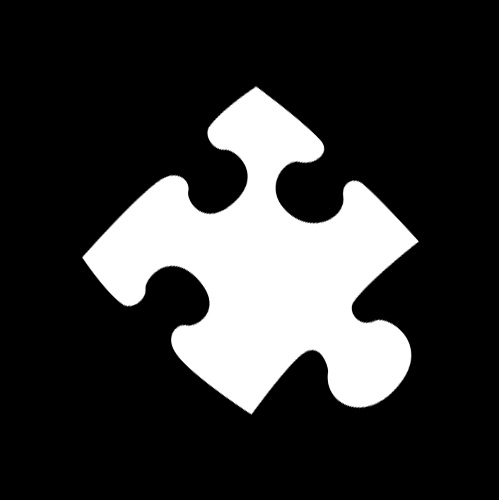
#> input picture img/puzzle.bmp, 499 x 500 px
$ python circulo.py
#> lines starting #> are read from the running program, lines starting #| are printed output that depends on the picture; after the words box and inside, x2 and y2 are one past the last pixel; in counts of white or black regions, pixels touching at a corner belong together; long printed decimals are rounded
import cv2
import numpy as np
rgb = cv2.imread('../../img/puzzle.bmp')
#> rgb is the input picture: shape (500, 499, 3); min 0, max 255, mean 53
img = cv2.imread('../../img/puzzle.bmp',0)
#> img: shape (500, 499); min 0, max 255, mean 53
ret, binary = cv2.threshold(img,127,255,cv2.THRESH_BINARY)
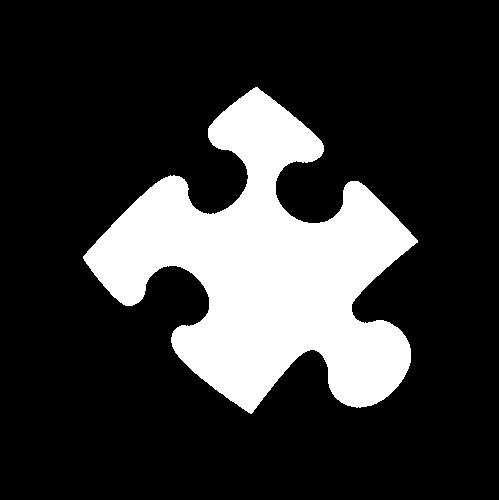
#> binary: shape (500, 499); 20.8% white; 1 white region
contornos, hierarquia = cv2.findContours(binary,cv2.RETR_TREE,cv2.CHAIN_APPROX_SIMPLE)
#> contornos = 1 contour; box (x1, y1, x2, y2) and area: (83, 87, 418, 414) 51220
objeto = contornos[0]
#> objeto = contour of 593 points, box (x1, y1, x2, y2) (83, 87, 418, 414), area 51220
# Obtendo os  vertices do retangulo
(x,y), raio = cv2.minEnclosingCircle(objeto)
#> x = 262.5; y = 266.7; raio = 179.9
#converte para int
centro = (int(x),int(y))
#> centro = (262, 266)
raio = int(raio)
#> raio = 179
# Desenhando o retangulo na imagem (imagem,vertice p1, vertice oposto, cor BGR, expessura)
cv2.circle(rgb,centro,raio,(0,255,0),2)
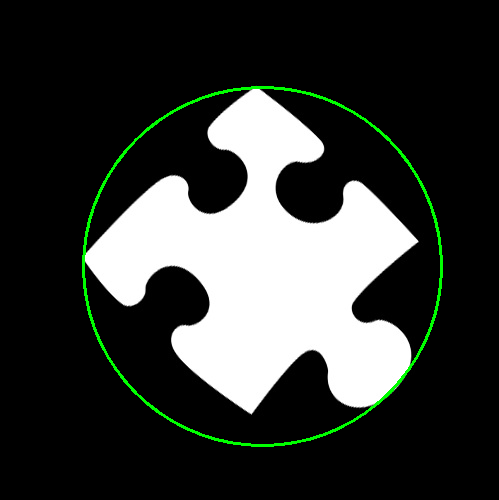
#> rgb: shape (500, 499, 3); 1.35% of pixels changed, all inside (x1, y1, x2, y2) = (82, 86, 443, 447)
cv2.imshow('Circulo envolvente',rgb)
print(x,y,raio)
#| 262.534 266.695 179
cv2.waitKey(0)
cv2.destroyAllWindows()

$ run again, with img/circulo.bmp copied over img/puzzle.bmp
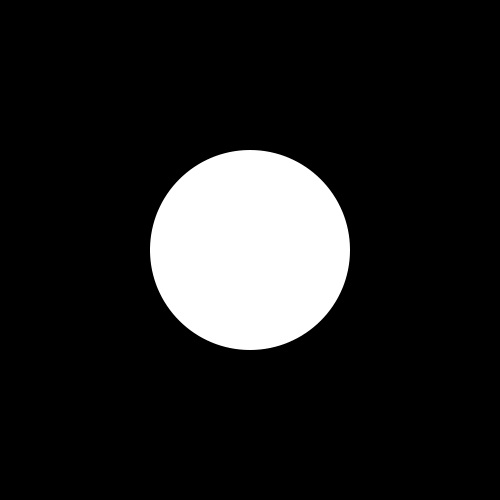
#> input picture img/circulo.bmp, 500 x 500 px
#> rgb is the input picture: shape (500, 500, 3); min 0, max 255, mean 32
#> binary: shape (500, 500); 12.6% white; 1 white region
#> contornos = 1 contour; box (x1, y1, x2, y2) and area: (150, 150, 350, 350) 31150
#> objeto = contour of 280 points, box (x1, y1, x2, y2) (150, 150, 350, 350), area 31150
#> x = 249.5; raio = 100
#> centro = (249, 249)
#> `cv2.circle(rgb,centro,raio,(0,255,0),2)`:
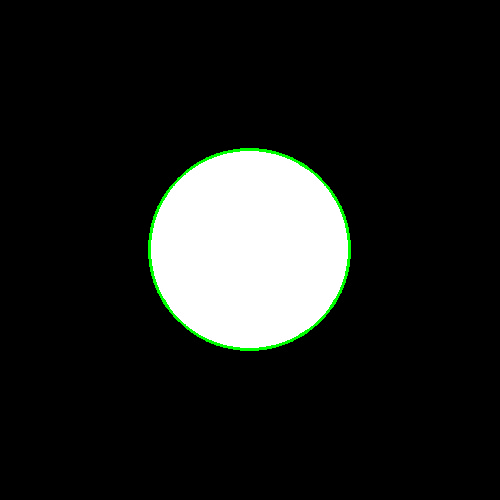
#> rgb: shape (500, 500, 3); 0.72% of pixels changed, all inside (x1, y1, x2, y2) = (148, 148, 351, 351)
#| 249.5 249.5 100
